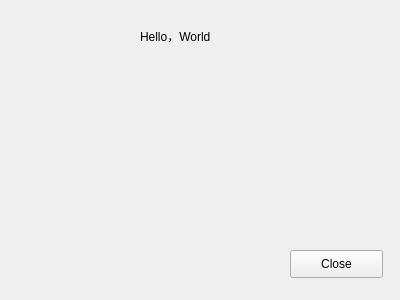
<?xml version="1.0" encoding="UTF-8"?>
<ui version="4.0">
 <class>Widget</class>
 <widget class="QWidget" name="Widget">
  <property name="geometry">
   <rect>
    <x>0</x>
    <y>0</y>
    <width>400</width>
    <height>300</height>
   </rect>
  </property>
  <property name="windowTitle">
   <string>Widget</string>
  </property>
  <widget class="QLabel" name="label_3">
   <property name="geometry">
    <rect>
     <x>140</x>
     <y>20</y>
     <width>101</width>
     <height>31</height>
    </rect>
   </property>
   <property name="text">
    <string>Hello，World</string>
   </property>
  </widget>
  <widget class="QPushButton" name="pushButton">
   <property name="geometry">
    <rect>
     <x>290</x>
     <y>250</y>
     <width>93</width>
     <height>28</height>
    </rect>
   </property>
   <property name="text">
    <string>Close</string>
   </property>
  </widget>
 </widget>
 <layoutdefault spacing="6" margin="11"/>
 <resources/>
 <connections>
  <connection>
   <sender>pushButton</sender>
   <signal>clicked()</signal>
   <receiver>Widget</receiver>
   <slot>close()</slot>
   <hints>
    <hint type="sourcelabel">
     <x>336</x>
     <y>263</y>
    </hint>
    <hint type="destinationlabel">
     <x>199</x>
     <y>149</y>
    </hint>
   </hints>
  </connection>
 </connections>
</ui>
